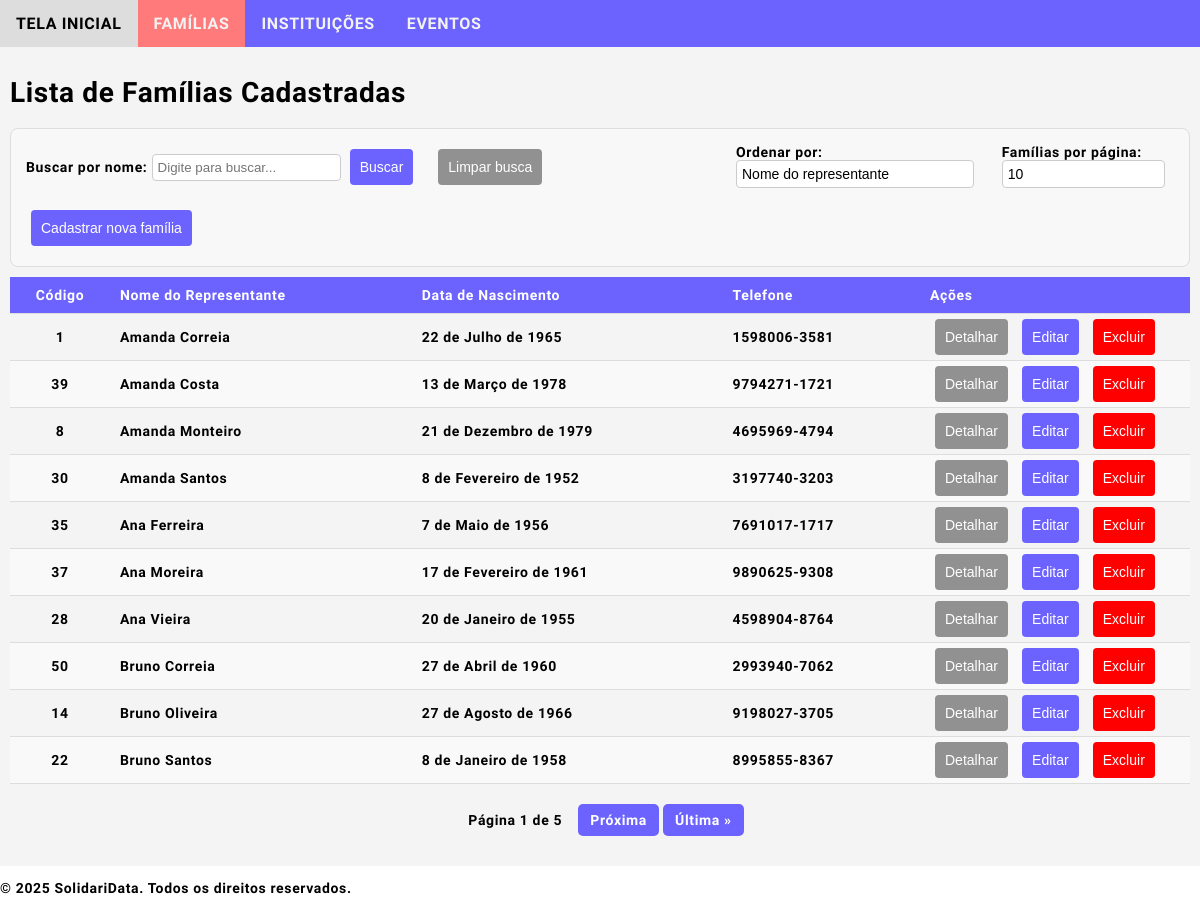
/sdata/family, run on the app's committed database.
### sdata/models.py (models this page shows, shortened)
class Family(models.Model):
    BRAZILIAN_STATES = [('AC', 'Acre'),('AL', 'Alagoas'),('AP', 'Amapá'),('AM', 'Amazonas'),('BA', 'Bahia'),('CE', 'Ceará'),
        ('DF', 'Distrito Federal'),('ES', 'Espírito Santo'),('GO', 'Goiás'),('MA', 'Maranhão'),('MT', 'Mato Grosso'),
        ('MS', 'Mato Grosso do Sul'),('MG', 'Minas Gerais'),('PA', 'Pará'),('PB', 'Paraíba'),('PR', 'Paraná'),('PE', 'Pernambuco'),
        ('PI', 'Piauí'),('RJ', 'Rio de Janeiro'),('RN', 'Rio Grande do Norte'),('RS', 'Rio Grande do Sul'),('RO', 'Rondônia'),
        ('RR', 'Roraima'),('SC', 'Santa Catarina'),('SP', 'São Paulo'),('SE', 'Sergipe'),('TO', 'Tocantins'),
    ]
    family_id = models.AutoField(primary_key=True)
    family_representative_name = models.CharField(max_length=100, db_index=True)
    family_representative_gender = models.CharField(max_length=10, choices=[('masculino', 'Masculino'), ('feminino', 'Feminino'), ('outro', 'Outro')], blank=True)
    family_representative_birthdate = models.DateField(null=True, blank=True)
    family_representative_id = models.CharField(max_length=14, unique=True)
    family_address_street = models.CharField(max_length=65)
    family_address_number = models.CharField(max_length=10)
    family_address_neighborhood = models.CharField(max_length=65)
    family_address_city = models.CharField(max_length=65)
    family_address_state = models.CharField(max_length=2, choices=BRAZILIAN_STATES, blank=True, default='SP')
    family_address_zipcode = models.CharField(max_length=10, blank=True)
    family_address_complement = models.CharField(max_length=255, blank=True)
    family_phone = models.CharField(max_length=15, blank=True)
    family_note = models.TextField(blank=True)
    family_created = models.DateTimeField(auto_now_add=True)
    family_updated = models.DateTimeField(auto_now=True)

### sdata/views.py (the view)
# urls.py: path('sdata/family', views.family_list, name='family_list'),  # List all families
def family_list(request):
    search_query = request.GET.get('search', '').lower()  # Convert to lowercase
    search_query_normalized = remove_accents(search_query)  # Normalize the search term
    order_by = request.GET.get('order_by', 'family_representative_name')  # Default ordering
    per_page = request.GET.get('per_page', '10')  # Default page size is 10
    families = [f for f in Family.objects.all().order_by(order_by) if
                remove_accents(f.family_representative_name.lower()).find(search_query_normalized) != -1
                ]
    paginator = Paginator(families, int(per_page))
    page_number = request.GET.get('page')
    page_obj = paginator.get_page(page_number)
    return render(request, 'sdata/family_list.html', {
        'page_obj': page_obj,
        'order_by': order_by,
        'per_page': per_page,
        'search_query': search_query,
        })

### sdata/views.py (called while the page is built)
def remove_accents(input_str):
    return ''.join(
        c for c in unicodedata.normalize('NFD', input_str)
        if unicodedata.category(c) != 'Mn'
    )

### sdata/templates/sdata/family_list.html (shortened to what this page needs)
{% extends "sdata/base.html" %}
{% block content %}
<h1>Lista de Famílias Cadastradas</h1>
<div class="list-view-functions">
    <div>
        <form method="get">
            <label for="search" style="align-self: flex-start;">Buscar por nome:</label>
            <input type="text" name="search" id="search" value="{{ search_query }}" placeholder="Digite para buscar...">
            <button type="submit" class="btn-primary">Buscar</button>
        </form>
    </div>
    <div>
        <form method="get">
            <button type="submit" class="btn-secondary">Limpar busca</button>
        </form>
    </div>
    <div>
        <form method="get">
            <label for="order_by">Ordenar por:</label>
            <select name="order_by" id="order_by" onchange="this.form.submit()">
                <option value="family_representative_name" {% if order_by == 'family_representative_name' %}selected{% endif %}>Nome do representante</option>
            </select>
        </form>
    </div>
    <div>
        <form method="get">
            <label for="per_page">Famílias por página:</label>
            <select name="per_page" id="per_page" onchange="this.form.submit()">
                <option value="10" {% if per_page == '10' %}selected{% endif %}>10</option>
            </select>
        </form>
    </div>
    <div>
        <button type="button" class="btn-primary" onclick="window.location.href='{% url 'family_create' %}'">
            Cadastrar nova família
        </button>
    </div>
</div>
<table>
    <thead>
        <tr>
            <th>
                <a>Código</a>
            </th>
            <th>
                <a>Nome do Representante</a>
            </th>
            <th>
                <a>Data de Nascimento</a>
            </th>
            <th>
                <a>Telefone</a>
            </th>
            <th>
                <a>Ações</a>
            </th>
        </tr>
    </thead>
    <tbody>
        {% for family in page_obj %}
        <tr>
            <td >{{ family.family_id }}</td>
            <td>{{ family.family_representative_name }}</td>
            <td>{{ family.family_representative_birthdate }}</td>
            <td>{{ family.family_phone }}</td>
            <td>
                <button type="button" class="btn-secondary" onclick="window.location.href='{% url 'family_detail' family.pk %}'">
                    Detalhar
                </button>
                <button type="button" class="btn-primary" onclick="window.location.href='{% url 'family_update' family.pk %}'">
                    Editar
                </button>
                <button type="button" class="btn-danger" onclick="window.location.href='{% url 'family_delete' family.pk %}'">
                    Excluir
                </button>
            </td>
        </tr>
        {% empty %}
        <tr>
            <td colspan="3" style="text-align: center;">Nenhuma família encontrada.</td>
        </tr>
        {% endfor %}
    </tbody>
</table>
<div class="pagination">
    <span class="step-links">
        <span>Página {{ page_obj.number }} de {{ page_obj.paginator.num_pages }}</span>
        {% if page_obj.has_next %}
        <a href="?page={{ page_obj.next_page_number }}&order_by={{ order_by }}&per_page={{ per_page }}&search={{ search_query }}">Próxima</a>
        <a href="?page={{ page_obj.paginator.num_pages }}&order_by={{ order_by }}&per_page={{ per_page }}&search={{ search_query }}">Última &raquo;</a>
        {% endif %}
    </span>
</div>
{% endblock %}

### sdata/static/sdata/styles.css (style rules this page uses)
body { margin:0; font: 600 14px 'Source Sans Pro', sans-serif; letter-spacing: 0.64px; color: #000000; }
input { width: auto; padding: 5px; border: 1px solid #ccc; border-radius: 4px; }
button { display: inline-block; padding: 10px 10px; margin: 5px 5px; border: none; border-radius: 4px; font-size: 14px; cursor: pointer; transition: 0.5s; }
button.btn-primary { background-color: #6c63ff; color: #fff; }
button.btn-secondary { background-color: #919191; color: #fff; }
button.btn-danger { background-color: red; color: #fff; }
select { border: 1px solid #ccc; padding: 5px; border-radius: 4px; font-size: 14px; width: 95%; box-sizing: border-box; background-color: #fff; appearance: none; }
table { width: 100%; border-collapse: collapse; margin: 0px 0; table-layout: auto; border-collapse: collapse; }
th, td { padding: 10px; text-align: left; border-bottom: 1px solid #ddd; margin: 0px; width: min-content; }
th { background-color: #6c63ff; text-align: left; color: white; }
th:first-child, td:first-child { width: 80px; text-align: center; }
th:nth-child(2), td:nth-child(2) { margin-right:auto; width:max-content; }
th:last-child, td:last-child { width: 250px; }
td { padding: 0px 10px; }
tbody > tr:nth-of-type(even) { background-color: #f9f9f9; }
.pagination { margin: 20px 0; display: flex; justify-content: center; gap: 10px; }
.pagination a { padding: 8px 12px; background-color: #6c63ff; color: white; text-decoration: none; border-radius: 5px; transition: 0.5s; }
.pagination span { padding: 8px 12px; font-weight: bold; }
.list-view-functions { display: flex; flex-wrap: wrap; gap: 15px; margin-bottom: 10px; background-color: #f8f8f8; padding: 15px; border-radius: 8px; border: 1px solid #ddd; }
.list-view-functions > div:nth-child(1) { margin-left: 0; }
.list-view-functions > div:nth-child(2) { margin-right: auto; }

### data on the page
Family: family_id "1", family_representative_name "Amanda Correia", family_representative_birthdate "22 de Julho de 1965", family_phone "1598006-3581"
Family: family_id "39", family_representative_name "Amanda Costa", family_representative_birthdate "13 de Março de 1978", family_phone "9794271-1721"
Family: family_id "8", family_representative_name "Amanda Monteiro", family_representative_birthdate "21 de Dezembro de 1979", family_phone "4695969-4794"
Family: family_id "30", family_representative_name "Amanda Santos", family_representative_birthdate "8 de Fevereiro de 1952", family_phone "3197740-3203"
Family: family_id "35", family_representative_name "Ana Ferreira", family_representative_birthdate "7 de Maio de 1956", family_phone "7691017-1717"
Family: family_id "37", family_representative_name "Ana Moreira", family_representative_birthdate "17 de Fevereiro de 1961", family_phone "9890625-9308"
Family: family_id "28", family_representative_name "Ana Vieira", family_representative_birthdate "20 de Janeiro de 1955", family_phone "4598904-8764"
Family: family_id "50", family_representative_name "Bruno Correia", family_representative_birthdate "27 de Abril de 1960", family_phone "2993940-7062"
Family: family_id "14", family_representative_name "Bruno Oliveira", family_representative_birthdate "27 de Agosto de 1966", family_phone "9198027-3705"
Family: family_id "22", family_representative_name "Bruno Santos", family_representative_birthdate "8 de Janeiro de 1958", family_phone "8995855-8367"

### other printed values
{{ page_obj.number }} "1"
{{ page_obj.paginator.num_pages }} "5"
